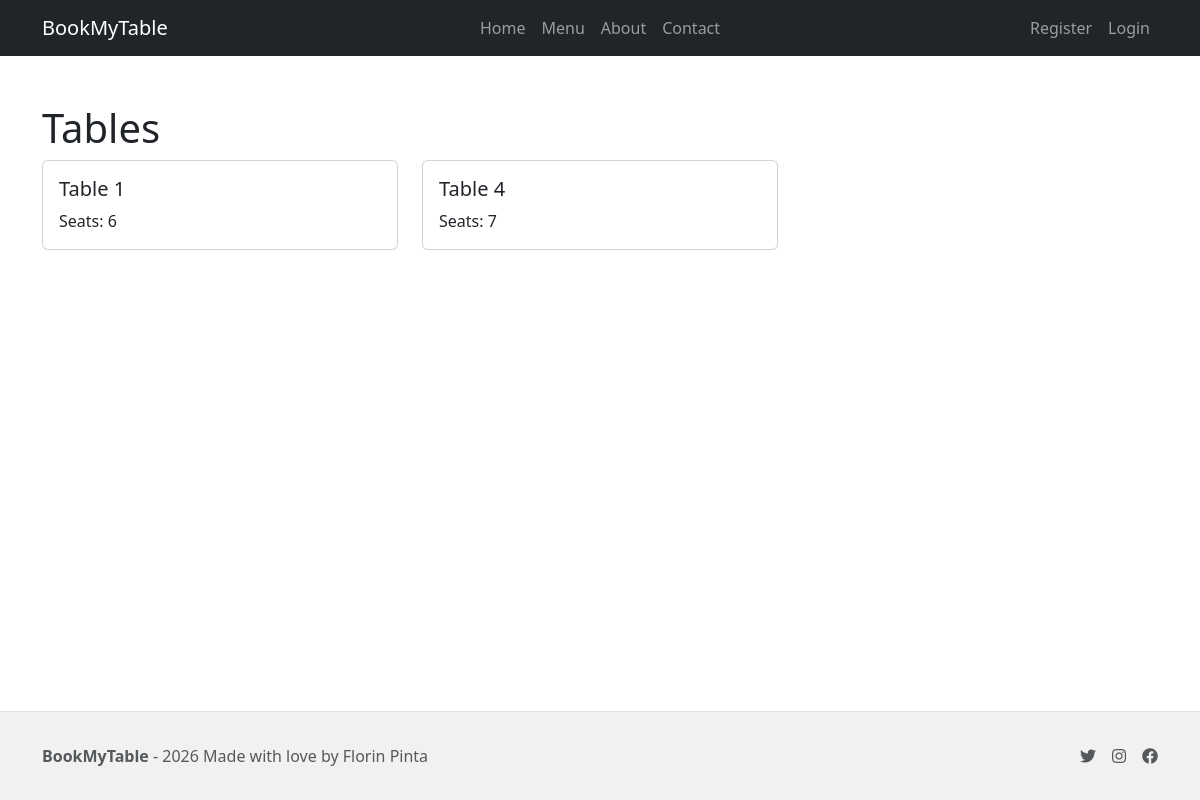
The app's page /tables/ with its own data.
### table/models.py (models this page shows, shortened)
class Table(models.Model):
    number = models.IntegerField()
    seats = models.IntegerField(default=6)

### table/views.py (the view)
# urls.py: path('', views.table_list, name='table_list'),
def table_list(request):
    tables = Table.objects.all()
    return render(request, 'table/table_list.html', {'tables': tables})

### table/templates/table/table_list.html
{% extends 'base.html' %}
{% block content %}
<div class="container mt-5">
    <h1>Tables</h1>
    <div class="row">
        {% for table in tables %}
        <div class="col-md-4">
            <div class="card mb-4">
                <div class="card-body">
                    <h5 class="card-title">Table {{ table.number }}</h5>
                    <p class="card-text">Seats: {{ table.seats }}</p>
                </div>
            </div>
        </div>
        {% endfor %}
    </div>
</div>
{% endblock %}

### static/css/style.css (style rules this page uses)
html, body { position: relative; height: 100%; margin: 0; }

### records on screen
Table: number "1", seats "6"
Table: number "4", seats "7"
